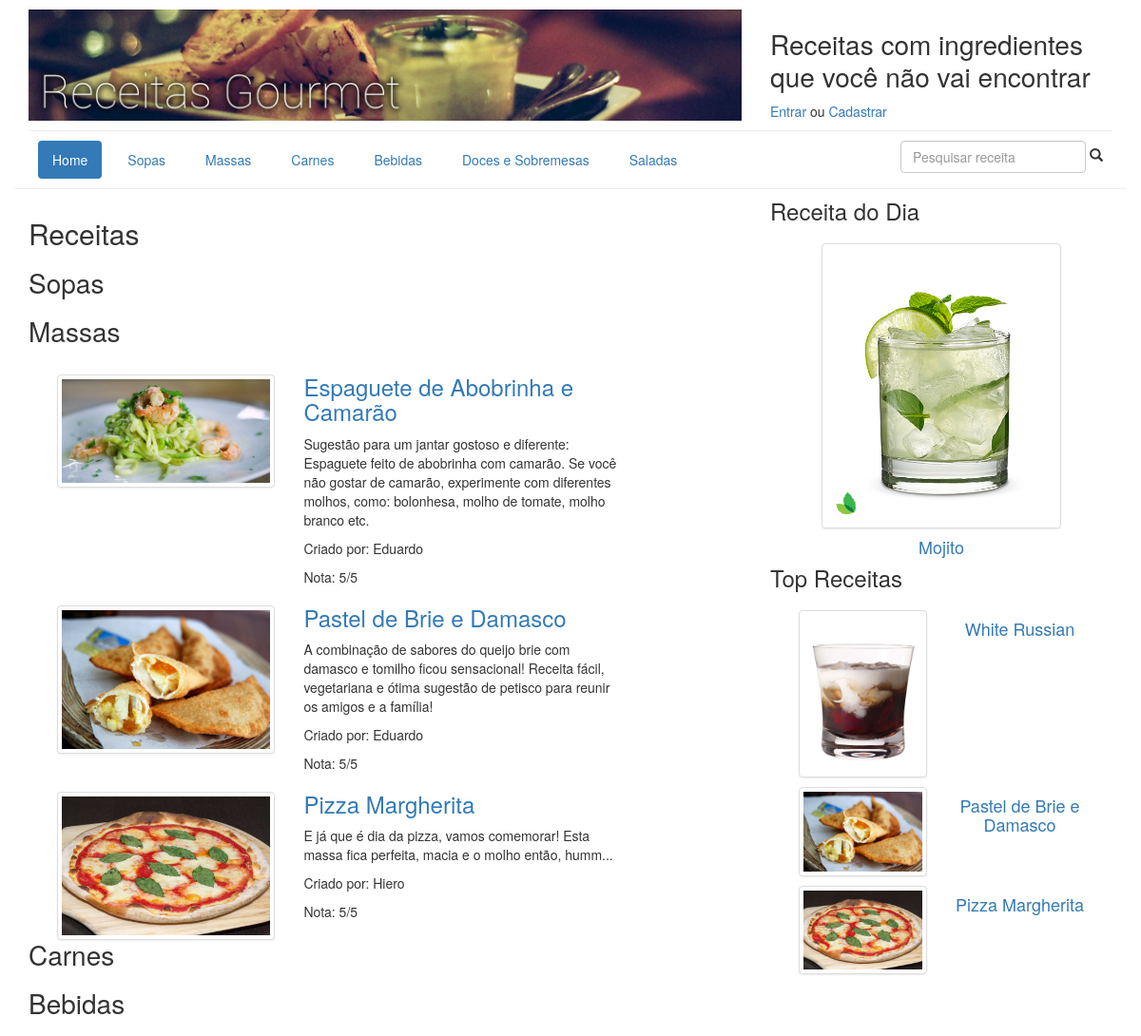
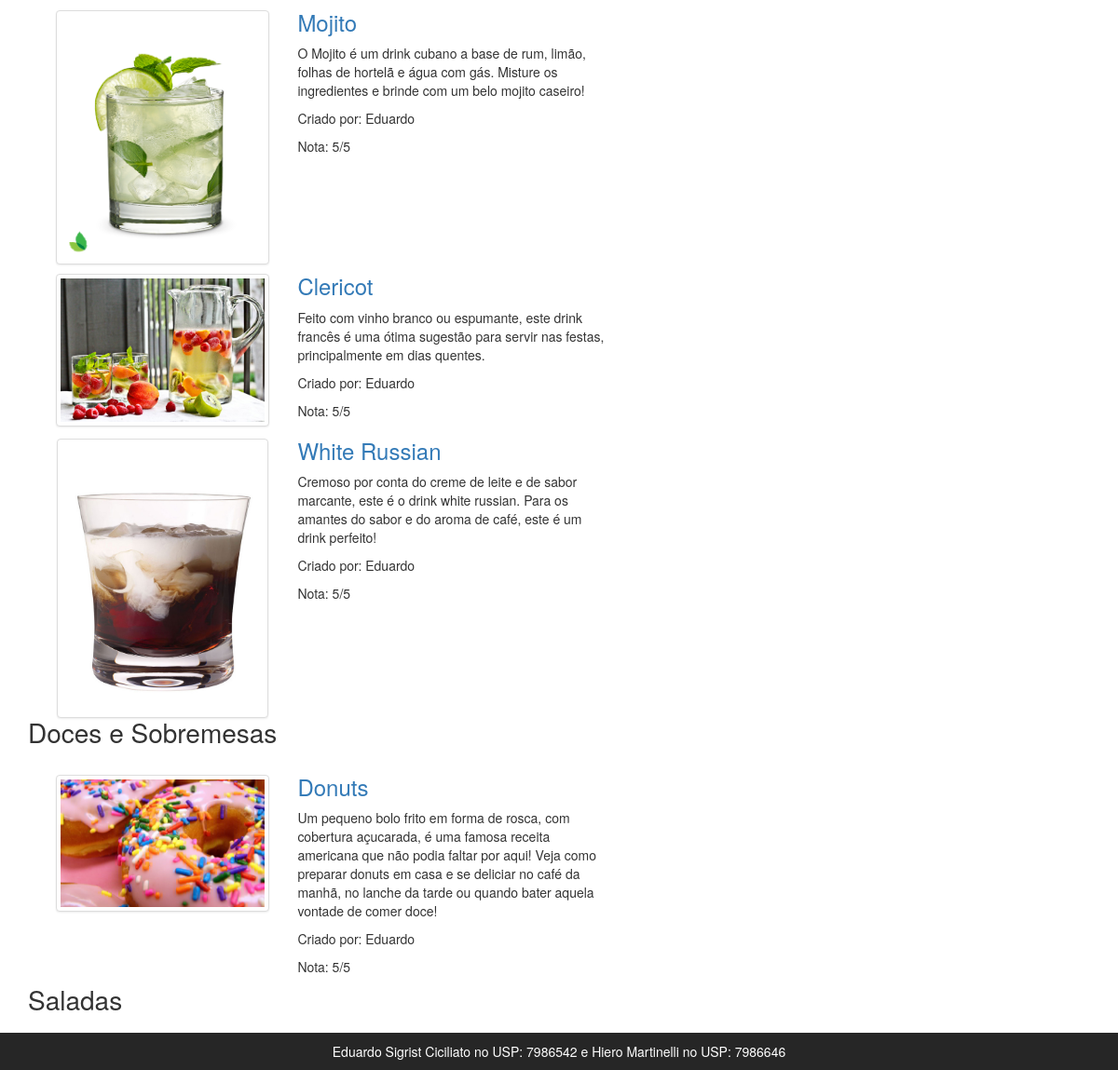
The page / on the database its author committed (2 pictures, top to bottom).
### receita/models.py (models this page shows, shortened)
class Categoria(models.Model):
    nome = models.CharField(max_length=200)

class Receita(models.Model):
    nome = models.CharField(max_length=50)
    descricao = models.TextField(max_length=300)
    autor = models.ForeignKey(Autor)
    categoria = models.ForeignKey(Categoria)
    instrucao = models.TextField(max_length=800)
    porcoes = models.IntegerField()
    valor_nutricional = models.IntegerField()
    metodo_cozimento = models.IntegerField(choices=COZIMENTO_ESCOLHAS, default=1)
    image = models.ImageField(upload_to="receita_imagens/")
    avaliacao = models.IntegerField()
    def __unicode__(self):
        return self.nome

class Autor(models.Model):
    nome_completo = models.CharField(max_length=200)
    nascimento = models.DateTimeField()
    cidade = models.CharField(max_length=200)
    estado = models.CharField(max_length=2, choices=STATE_CHOICES)
    telefone = models.CharField(max_length=15)
    login = models.EmailField(max_length=200)
    senha = models.CharField(max_length=30)
    def __unicode__(self):
        return self.nome_completo

### receita/views.py (the view)
# urls.py: url(r'^$', 'receita.views.index', name='index'),
def index(req):
    categorias = Categoria.objects.all()
    receitas = []
    for cat in categorias:
        receitas += [{'Nome': cat.nome, 'categoria': True}]
        receitas = receitas + [{'categoria': False, 'receita': x} for x in Receita.objects.filter(categoria=cat)[:3]]
    context = RequestContext(req, {'categorias': categorias, 'receitas': receitas, 'receita_do_dia': receita_do_dia(), 'top_receitas': top_receitas()})
    print(receitas)
    return render_to_response('index.html', context)

### receita/views.py (called while the page is built)
def receita_do_dia():
    pks = [1]
    return Receita.objects.filter(pk__in=pks)

def top_receitas():
    pks = [3,5,6]
    return Receita.objects.filter(pk__in=pks)

### receita/templates/index.html (shortened to what this page needs)
{% extends 'base.html' %}
{% load static%}
{% block conteudo %}
    <h2>Receitas</h2>
    {% for i in receitas %}
        {% if i.categoria %}
            <h3 class="categorias">{{ i.Nome }}</h3>
        {% else %}
            <article class="receita col-lg-12">
                <div class="col-lg-5">
                    <img src="/uploads/{{ i.receita.image }}" class="receita_imagem img-responsive img-thumbnail">
                </div>
                <div class="col-lg-7">
                    <a href="{% url detalhe_receita i.receita.pk %}"><h3>{{ i.receita.nome }}</h3></a>
                    <p>{{ i.receita.descricao }}</p>
                    <p>Criado por: {{ i.receita.autor }}</p>
                    <p>Nota: {{ i.receita.avaliacao }}/5</p>
                </div>
            </article>
        {% endif %}
    {% endfor %}
{% endblock %}

### receita/templates/base.html (shortened to what this page needs)
{% load static %}
<!DOCTYPE html>
<html lang="en">
<head>
    <link rel="stylesheet" type="text/css" href='{% static 'css/bootstrap.min.css' %}'/>
    <link rel="stylesheet" type="text/css" href='{% static 'css/bootstrap-theme.min.css' %}'/>
    <link rel="stylesheet" type="text/css" href="/static/css/estilo.css" />
</head>
<body>
    <header class="container-fluid">
        {% include 'header.html' %}
        <nav class="col-lg-12">
            <hr>
            {% include 'menu.html' %}
        </nav>
    </header>
    <main class="container-fluid">
        <hr>
        <section class="col-lg-7">
            {% block conteudo %}{% endblock %}
        </section>
        <aside class="col-lg-4 col-lg-offset-1">
            {% include 'sidebar.html' %}
        </aside>
    </main>
    <footer class="container-fluid">
        {% include 'footer.html' %}
    </footer>
</body>
</html>

### receita/templates/header.html (shortened to what this page needs)
{% load static %}
<div class="col-lg-8">
    <img src="{% static 'images/logo.jpg' %}" alt="Receitas Gourmet" class="img-responsive"/>
</div>
<div class="col-lg-4 subtitle">
    <p class="slogan">Receitas com ingredientes que você não vai encontrar</p>
    <a href="{% url login %}" title="Entrar na conta">Entrar</a> ou <a href="{% url cadastro %}" title="Cadastrar nova conta">Cadastrar</a>
</div>

### receita/templates/menu.html
<ul class="nav nav-pills">
    <li role="presentation" class="active"><a href="{% url index %}">Home</a></li>
    {%for cat in categorias %}
        <li role="presentation"><a href="{% url categoria cat.nome %}">{{ cat.nome }}</a></li>
    {% endfor %}
    {% include 'busca.html'%}
</ul>

### receita/templates/busca.html
<li class="pull-right">
    <form class="form-inline">
        <input type="text" class="form-control" id="busca_receita" placeholder="Pesquisar receita">
        <span class="glyphicon glyphicon-search" aria-hidden="true"></span>
    </form>
</li>

### receita/templates/sidebar.html
{% load static %}
<h3>Receita do Dia</h3>
{% for receita in receita_do_dia %}
    <article class="receita col-lg-12">
        <a href="{% url detalhe_receita receita.pk %}">
        <img src="/uploads/{{ receita.image }}" class="receita_imagem img-thumbnail img-responsive">
            <p>
                <h4>{{ receita.nome }}</h4>
            </p>
        </a>
    </article>
{% endfor %}
<h3>Top Receitas</h3>
{% for receita in top_receitas %}
    <article class="receita col-lg-12">
        <a href="{% url detalhe_receita receita.pk %}">
        <div class="col-lg-6">
            <img src="/uploads/{{ receita.image }}" class="receita_imagem img-thumbnail img-responsive">
        </div>
            <p>
                <h4>{{ receita.nome }}</h4>
            </p>
        </a>
    </article>
{% endfor %}

### receita/templates/footer.html
Eduardo Sigrist Ciciliato no USP: 7986542 e Hiero Martinelli no USP: 7986646

### receita/static/css/estilo.css (style rules this page uses)
header, article { padding-top: 10px; }
h3 { text-align: left; margin-top: 0; }
nav, footer, aside { text-align: center; }
.slogan { font-size: 2em; line-height: 1.2; }
.subtitle { margin-top: 20px; }
nav li { margin: 0 10px; }
footer { padding: 10px 0; background-color: #262626; color: white; }
aside img { margin: 5px auto; }
hr { margin: 10px 0; }
.receita_imagem { max-height: 300px; margin: 0 auto; display: block; }
aside { padding-bottom: 20px; }
.categorias { font-size: 2em; margin: 20px 0; }

### rows shown on the page
Categoria: nome "Sopas", Nome "Sopas"
Categoria: nome "Massas", Nome "Massas"
Categoria: nome "Carnes", Nome "Carnes"
Categoria: nome "Bebidas", Nome "Bebidas"
Categoria: nome "Doces e Sobremesas", Nome "Doces e Sobremesas"
Categoria: nome "Saladas", Nome "Saladas"
Receita: receita.image (picture), receita.nome "Espaguete de Abobrinha e Camarão", receita.descricao "Sugestão para um jantar gostoso e diferente: Espaguete feito de abobrinha com camarão. Se você não gostar de camarão, experimente com diferentes molhos, como: bolonhesa, molho de tomate, molho branco etc.", receita.autor "Eduardo", receita.avaliacao "5"
Receita: receita.image (picture), receita.nome "Pastel de Brie e Damasco", receita.descricao "A combinação de sabores do queijo brie com damasco e tomilho ficou sensacional! Receita fácil, vegetariana e ótima sugestão de petisco para reunir os amigos e a família!", receita.autor "Eduardo", receita.avaliacao "5", image (picture), nome "Pastel de Brie e Damasco"
Receita: receita.image (picture), receita.nome "Pizza Margherita", receita.descricao "E já que é dia da pizza, vamos comemorar! Esta massa fica perfeita, macia e o molho então, humm...", receita.autor "Hiero", receita.avaliacao "5", image (picture), nome "Pizza Margherita"
Receita: receita.image (picture), receita.nome "Mojito", receita.descricao "O Mojito é um drink cubano a base de rum, limão, folhas de hortelã e água com gás. Misture os ingredientes e brinde com um belo mojito caseiro!", receita.autor "Eduardo", receita.avaliacao "5", image (picture), nome "Mojito"
Receita: receita.image (picture), receita.nome "Clericot", receita.descricao "Feito com vinho branco ou espumante, este drink francês é uma ótima sugestão para servir nas festas, principalmente em dias quentes.", receita.autor "Eduardo", receita.avaliacao "5"
Receita: receita.image (picture), receita.nome "White Russian", receita.descricao "Cremoso por conta do creme de leite e de sabor marcante, este é o drink white russian. Para os amantes do sabor e do aroma de café, este é um drink perfeito!", receita.autor "Eduardo", receita.avaliacao "5", image (picture), nome "White Russian"
Receita: receita.image (picture), receita.nome "Donuts", receita.descricao "Um pequeno bolo frito em forma de rosca, com cobertura açucarada, é uma famosa receita americana que não podia faltar por aqui! Veja como preparar donuts em casa e se deliciar no café da manhã, no lanche da tarde ou quando bater aquela vontade de comer doce!", receita.autor "Eduardo", receita.avaliacao "5"
